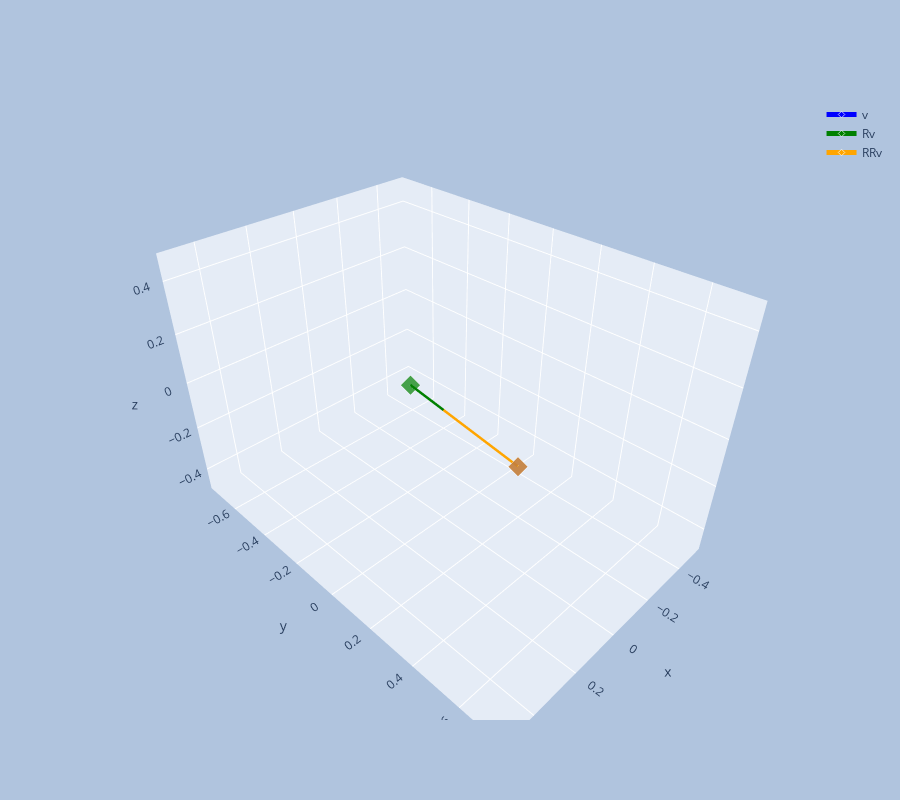

Notebook code for this chart:
### Code cell
# v is a random vector of norm 1
n = 3
v = np.random.rand(n)
v = v / np.linalg.norm(v)

R = np.eye(n) - 2 * np.outer(v, v)

# R is a reflection matrix
print("R:\n", R.round(2))

# Check that R is a reflection
Rv = np.dot(R, v)
RRv = np.dot(R, Rv)
print("v:  ", v.round(2))
print("Rv: ", Rv.round(2))
print("RRv:", RRv.round(2))

# Check visually that R is a reflection in 3d with plotly
import plotly.graph_objects as go

# v
fig = go.Figure(data=[go.Scatter3d(x=[0, v[0]], y=[0, v[1]], z=[0, v[2]],
                                   marker=dict(size=[0, 10], color='blue', symbol='diamond'),
                                   line=dict(color='blue', width=5),
                                   name='v')])
# Rv
fig.add_trace(go.Scatter3d(x=[0, Rv[0]], y=[0, Rv[1]], z=[0, Rv[2]],
                           marker=dict(size=[0, 10], color='green', symbol='diamond'),
                           line=dict(color='green', width=5),
                           name='Rv'))
# RRv
fig.add_trace(go.Scatter3d(x=[0, RRv[0]], y=[0, RRv[1]], z=[0, RRv[2]],
                           marker=dict(size=[0, 10], color='orange', symbol='diamond'),
                           line=dict(color='orange', width=5),
                           name='RRv'))
fig.update_layout(
    paper_bgcolor="LightSteelBlue",
    height=int(800)
)

fig.show()

### Figure 1 — Plotly figure (JSON) as saved in the notebook; plotly's stock layout.template omitted (floating-point values rounded to 4 significant figures)
{"data": [{"line": {"color": "blue", "width": 5}, "marker": {"color": "blue", "size": [0, 10], "symbol": "diamond"}, "name": "v", "type": "scatter3d", "x": [0, 0.5039], "y": [0, 0.7252], "z": [0, 0.4693]}, {"line": {"color": "green", "width": 5}, "marker": {"color": "green", "size": [0, 10], "symbol": "diamond"}, "name": "Rv", "type": "scatter3d", "x": [0, -0.5039], "y": [0, -0.7252], "z": [0, -0.4693]}, {"line": {"color": "orange", "width": 5}, "marker": {"color": "orange", "size": [0, 10], "symbol": "diamond"}, "name": "RRv", "type": "scatter3d", "x": [0, 0.5039], "y": [0, 0.7252], "z": [0, 0.4693]}], "layout": {"height": 800, "paper_bgcolor": "LightSteelBlue"}}
